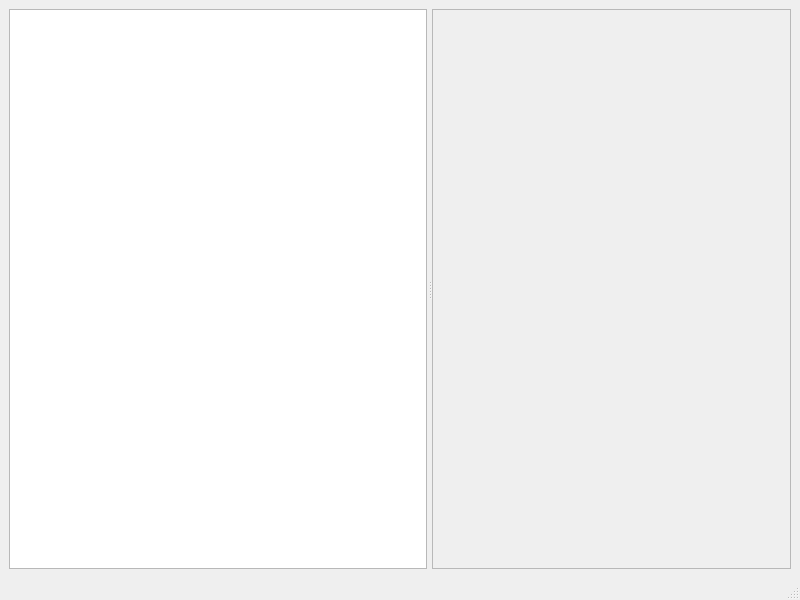
<?xml version="1.0" encoding="UTF-8"?>
<ui version="4.0">
 <class>Structure</class>
 <widget class="QMainWindow" name="Structure">
  <property name="geometry">
   <rect>
    <x>0</x>
    <y>0</y>
    <width>800</width>
    <height>600</height>
   </rect>
  </property>
  <property name="windowTitle">
   <string>MainWindow</string>
  </property>
  <widget class="QWidget" name="centralwidget">
   <layout class="QHBoxLayout" name="horizontalLayout">
    <item>
     <widget class="QSplitter" name="splitter">
      <property name="orientation">
       <enum>Qt::Orientation::Horizontal</enum>
      </property>
      <property name="handleWidth">
       <number>5</number>
      </property>
      <widget class="QTableView" name="tableView"/>
      <widget class="QFrame" name="frame">
       <property name="minimumSize">
        <size>
         <width>220</width>
         <height>0</height>
        </size>
       </property>
       <property name="maximumSize">
        <size>
         <width>400</width>
         <height>16777215</height>
        </size>
       </property>
       <property name="frameShape">
        <enum>QFrame::Shape::StyledPanel</enum>
       </property>
       <property name="frameShadow">
        <enum>QFrame::Shadow::Raised</enum>
       </property>
      </widget>
     </widget>
    </item>
   </layout>
  </widget>
  <widget class="QMenuBar" name="menubar">
   <property name="geometry">
    <rect>
     <x>0</x>
     <y>0</y>
     <width>800</width>
     <height>24</height>
    </rect>
   </property>
  </widget>
  <widget class="QStatusBar" name="statusbar"/>
 </widget>
 <resources/>
 <connections/>
</ui>
